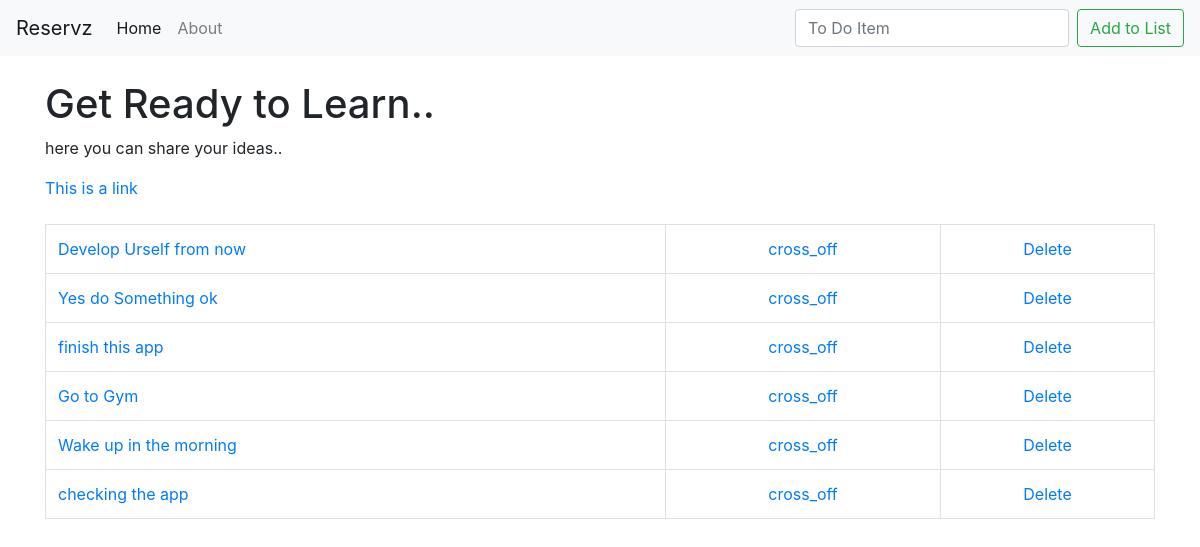
The page / on the database its author committed.
### todo_list/models.py (models this page shows, shortened)
class List(models.Model):
	item = models.CharField(max_length=200)
	compleated = models.BooleanField(default=False)

### todo_list/views.py (the view)
# urls.py: 2. Add a URL to urlpatterns:  path('', views.home, name='home')
def home(request):
	if request.method == 'POST':
		form = ListForm(request.POST or None)
		if form.is_valid():
			form.save()
			messages.success(request,("Item has been added to the List!"))
			context = List.objects.all
			return render(request, 'home.html', {'all_items': context})
	else:
		context = List.objects.all
		return render(request, 'home.html', {'all_items': context})

### todo_list/templates/home.html (shortened to what this page needs)
{% extends 'base.html' %}
{% block content %}
<!DOCTYPE html>
<html>
<head>
</head>
<body>
	<h1 class="head">Get Ready to Learn..</h1>
	<p>here you can share your ideas..</p>
	<a href="https://www.w3schools.com">This is a link</a>
	<br/>
	<br/>
	<table class="table table-bordered">
	{% if all_items%}
		{% for i in all_items %}
			{% if i.compleated %}
				<tr class="table-secondary">
					<td class="striker"><a href="{% url 'edit' i.id %}">{{i.item}}</a></td>
					<td><center><a href="{% url 'cross' i.id %}">uncross</a></center></td>
					<td><center><a href="{% url 'delete' i.id %}">Delete</a></center></td>
				</tr>
			{% else %}
				<tr>
					<td><a href="{% url 'edit' i.id %}">{{i.item}}</a></td>
					<td><center><a href="{% url 'cross_off' i.id%}">cross_off</a></center></td>
					<td><center><a href="{% url 'delete' i.id %}">Delete</a></center></td>
				</tr>
			{% endif %}
		{% endfor%}
	{% endif%}
	</table>
</body>
</html>
{% endblock %}

### rows shown on the page
List: item "Develop Urself from now"
List: item "Yes do Something ok"
List: item "finish this app"
List: item "Go to Gym"
List: item "Wake up in the morning"
List: item "checking the app"
